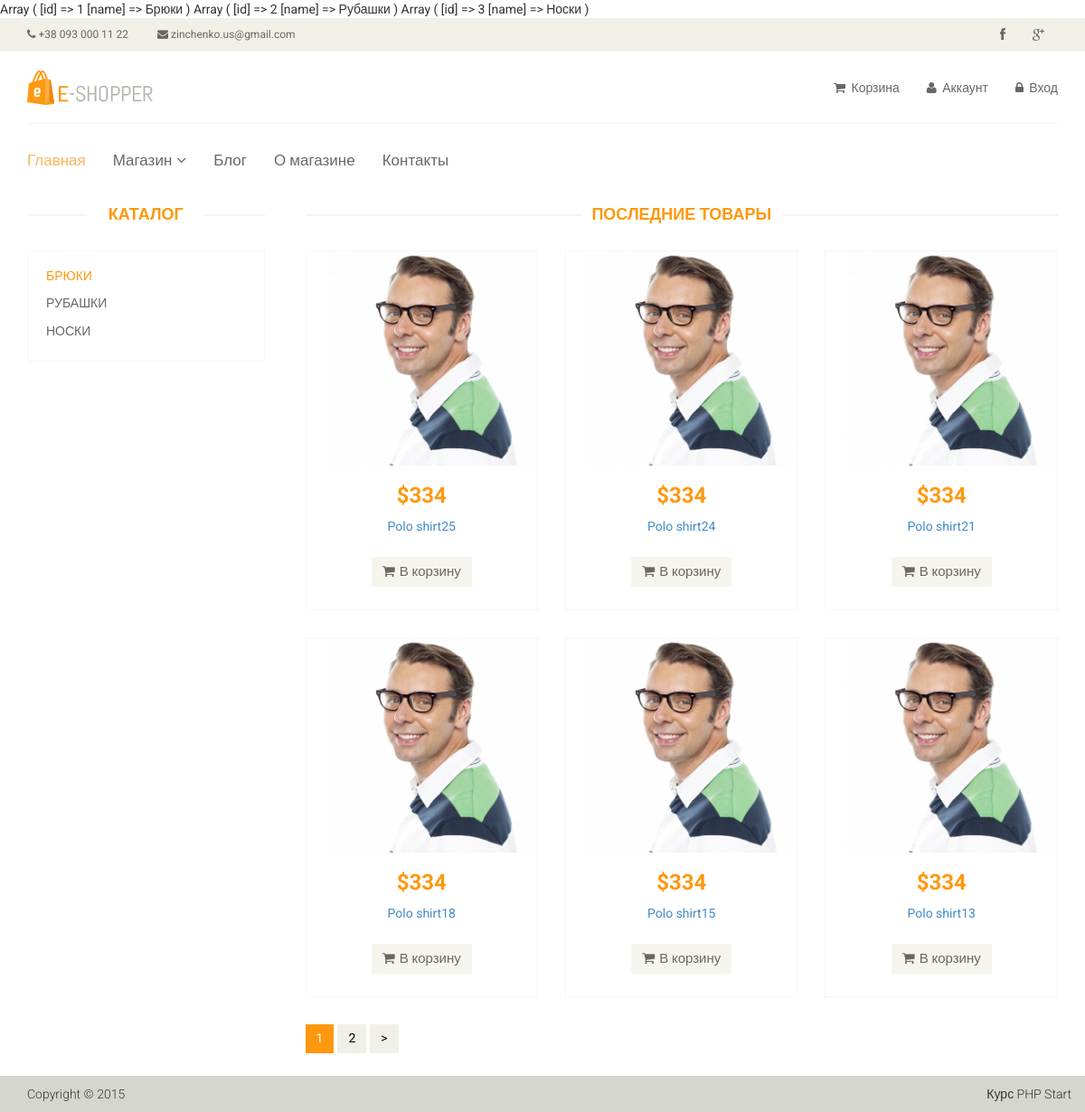
Page /category/1 on the committed database.
### tables this page shows
CREATE TABLE `category` (
  `id` int(11) NOT NULL,
  `name` varchar(255) NOT NULL,
  `sort_order` int(11) NOT NULL DEFAULT '0',
  `status` int(11) NOT NULL DEFAULT '1'
);

CREATE TABLE `product` (
  `id` int(11) NOT NULL,
  `name` varchar(255) NOT NULL,
  `category_id` int(11) NOT NULL,
  `code` int(11) NOT NULL,
  `price` float NOT NULL,
  `availability` int(11) NOT NULL,
  `brand` varchar(255) NOT NULL,
  `image` varchar(255) NOT NULL,
  `description` text NOT NULL,
  `is_new` int(11) NOT NULL DEFAULT '0',
  `is_recomended` int(11) NOT NULL DEFAULT '0',
  `status` int(11) NOT NULL DEFAULT '1'
);

### application/config/routes.php (called while the page is built)
<?php
return array (
    'product/([0-9]+)' => 'product/view/$1',
    'catalog/' => 'catalog/index',
    'category/([0-9]+)/page-([0-9]+)' => 'catalog/category/$1/$2',
    'category/([0-9]+)' => 'catalog/category/$1',
    'user/register' => 'user/register',
    'user/login' => 'user/login',
    'cabinet' => 'cabinet/index',
    '' => 'site/index',
);

### application/controllers/CatalogController.php (called while the page is built, shortened)
<?php
class CatalogController {
    public function actionCategory($categoryId, $page = 1) {
        $categories = Category::getCategoriesList();
        $latestProducts = Product::getProductsListByCategory($categoryId, $page);
        $total = Product::getTotalProductsInCategory($categoryId);
        $pagination = new Pagination($total, $page, Product::SHOW_BY_DEFAULT, 'page-');
        include (ROOT . '/application/views/catalog/category.php');
        return true;
    }
}

### index.php (called while the page is built, shortened)
<?php
require_once(ROOT.'/framework/core/Autoload.php');
$router = new Router();
$router-> run();

### application/models/Category.php (called while the page is built)
<?php
class Category {
    public static function getCategoriesList(){
        $db= Db::getConnection();
        $categoryList = array();
        $result = $db->query('SELECT id, name From category ORDER By sort_order ASC');
        $i=0;
        while($row=$result->fetch(PDO::FETCH_ASSOC)) {
            print_r($row);
            $categoryList[$i]['id'] = $row['id'];
            $categoryList[$i]['name'] = $row['name'];
            $i++;
        }
        return $categoryList;
    }
}

### application/models/Product.php (called while the page is built, shortened)
<?php
class Product {
    public static function getProductsListByCategory($categoryId, $page){
        $categoryId = intval($categoryId);
        $page = intval($page);
        $count = self::SHOW_BY_DEFAULT;
        $offset = ($page-1) * $count;
        $db = Db::getConnection();
        $result = $db->query("SELECT id, name, price, image, is_new FROM product Where status = 1 AND category_id = $categoryId Order By id DESC Limit $count Offset $offset");
        $i=0;
        $productsList = array();
        while($row = $result->fetch()) {
            $productsList[$i]['id'] = $row['id'];
            $productsList[$i]['name'] = $row['name'].$row['id'];
            $productsList[$i]['image'] = $row['image'];
            $productsList[$i]['price'] = $row['price'];
            $productsList[$i]['is_new'] = $row['is_new'];
            $i++;
        }
        return $productsList;
    }
    public static function getTotalProductsInCategory($categoryId) {
        $db = Db::getConnection();
        $result = $db->query("Select count(id) AS count FROM product Where status = 1 AND category_id= $categoryId");
        $row = $result->fetch();
        return $row['count'];
    }
}

### framework/core/Autoload.php (called while the page is built, shortened)
<?php
class Autoload {
    public static function MyAutoloader($className) {
        $array_paths = array(
            '/application/models/',
            '/framework/core/',
            '/framework/database/',
        );
        foreach ($array_paths as $path) {
            $path = ROOT . $path . $className . '.php';
        }
    }
}

### application/views/catalog/category.php (the view, shortened to what this page needs)
<?php include ROOT . '/application/views/layouts/header.php'; ?>
<section>
    <div class="container">
        <div class="row">
            <div class="col-sm-3">
                <div class="left-sidebar">
                    <h2>Каталог</h2>
                    <div class="panel-group category-products">
                        <?php foreach ($categories as $categoryItems): ?>
                            <div class="panel panel-default">
                            <div class="panel-heading">
                                <h4 class="panel-title">
                                    <a href="/category/<?php echo $categoryItems['id']; ?>"
                                        class="<?php if($categoryId == $categoryItems['id']) echo 'active'; ?>"
                                       >
                                        <?php echo $categoryItems['name']; ?>
                                    </a>
                                </h4>
                            </div>
                        </div>
                        <?php endforeach; ?>
                    </div>
                </div>
            </div>
            <div class="col-sm-9 padding-right">
                <div class="features_items">
                    <h2 class="title text-center">Последние товары</h2>
                    <?php foreach($latestProducts as $productItem): ?>
                    <div class="col-sm-4">
                        <div class="product-image-wrapper">
                            <div class="single-products">
                                <div class="productinfo text-center">
                                    <img src="public/images/home/product2.jpg" alt="" />
                                    <h2>$<?php echo $productItem['price']; ?></h2>
                                    <p>
                                        <a href="/product/<?php echo $productItem['id']; ?>">
                                            <?php echo $productItem['name']; ?>
                                        </a>
                                    </p>
                                    <a href="#" class="btn btn-default add-to-cart"><i class="fa fa-shopping-cart"></i>В корзину</a>
                                </div>
                            </div>
                        </div>
                    </div>
                    <?php endforeach; ?>
                </div>
                <?php echo $pagination->get(); ?>
            </div>
        </div>
    </div>
</section>
<?php include ROOT . '/application/views/layouts/footer.php'; ?>

### framework/core/Router.php (shortened to what this page needs)
<?php
class Router {
    private $routes;
    public function __construct(){
        $routesPath = ROOT.'/application/config/routes.php';
        $this -> routes = include($routesPath);
    }
    private function getURI(){
        $request_uri = $_SERVER['REQUEST_URI'];
        $home_uri = '/PHP2_Lessons/store/';
        if (!empty($request_uri)){
            return trim($request_uri, '/');
        }
    }
    public function run(){
            $uri = $this->getURI();
        foreach ($this->routes as $uripattern => $path) {
            $uripattern_timmed = trim($uripattern, '/');
            if  (preg_match("~$uripattern_timmed~", $uri)) {
                $internalRoute = preg_replace("~$uripattern_timmed~", $path, $uri);
                $segments = explode('/', $internalRoute);
                $controllerName = array_shift($segments).'Controller';
                $actionName = 'action'.ucfirst(array_shift($segments));
                $parameters=$segments;
                $controllerObject = new $controllerName;
                $result = call_user_func_array(array($controllerObject, $actionName), $parameters);
                if ($result != null) {
                    break;
                }
            }
        }
    }
}

### public/css/main.css (style rules this page uses)
body { font-family: 'Roboto', sans-serif; background:; position: relative; font-weight:400px; }
a { -webkit-transition: 300ms; -moz-transition: 300ms; -o-transition: 300ms; transition: 300ms; }
h1, h2, h3, h4, h5, h6 { font-family: 'Roboto', sans-serif; }
.category-products { border: 1px solid #F7F7F0; margin-bottom: 35px; padding-bottom: 20px; padding-top: 15px; }
.left-sidebar h2, .brands_products h2 { color: #FE980F; font-family: 'Roboto', sans-serif; font-size: 18px; font-weight: 700; margin: 0 auto 30px; text-align: center; text-transform: uppercase; position: relative; z-index:3; }
.left-sidebar h2:after, h2.title:after { content: " "; position: absolute; border: 1px solid #f5f5f5; bottom:8px; left: 0; width: 100%; height: 0; z-index: -2; }
.left-sidebar h2:before { content: " "; position: absolute; background: #fff; bottom: -6px; width: 130px; height: 30px; z-index: -1; left: 50%; margin-left: -65px; }
h2.title:before { content: " "; position: absolute; background: #fff; bottom: -6px; width: 220px; height: 30px; z-index: -1; left: 50%; margin-left: -110px; }
.category-products .panel { background-color: #FFFFFF; border: 0px; border-radius: 0px; box-shadow:none; margin-bottom: 0px; }
.category-products .panel-default .panel-heading { background-color: #FFFFFF; border: 0 none; color: #FFFFFF; padding: 5px 20px; }
.category-products .panel-default .panel-heading .panel-title a { color: #696763; font-family: 'Roboto', sans-serif; font-size: 14px; text-decoration: none; text-transform: uppercase; }
.category-products .panel-default .panel-heading .panel-title a.active { color: #FE980F; }
.padding-right { padding-right: 0; }
.features_items { overflow:hidden; }
h2.title { color: #FE980F; font-family: 'Roboto', sans-serif; font-size: 18px; font-weight: 700; margin: 0 15px; text-transform: uppercase; margin-bottom: 30px; position: relative; }
.product-image-wrapper { border:1px solid #F7F7F5; overflow: hidden; margin-bottom:30px; }
.single-products { position: relative; }
.productinfo h2 { color: #FE980F; font-family: 'Roboto', sans-serif; font-size: 24px; font-weight: 700; }
.productinfo p { font-family: 'Roboto', sans-serif; font-size: 14px; font-weight: 400; color: #696763; height: 34px; }
.productinfo img { width: 100%; }
.productinfo { position:relative; }
.add-to-cart { background:#F5F5ED; border: 0 none; border-radius: 0; color: #696763; font-family: 'Roboto', sans-serif; font-size: 15px; margin-bottom: 25px; }
.add-to-cart i { margin-right:5px; }

### rows in the picture
category: name "БРЮКИ"
category: name "РУБАШКИ"
category: name "НОСКИ"
product: price "334", name "Polo shirt25"
product: price "334", name "Polo shirt24"
product: price "334", name "Polo shirt21"
product: price "334", name "Polo shirt18"
product: price "334", name "Polo shirt15"
product: price "334", name "Polo shirt13"

### other values in the picture
$text "2"
$text ">"
